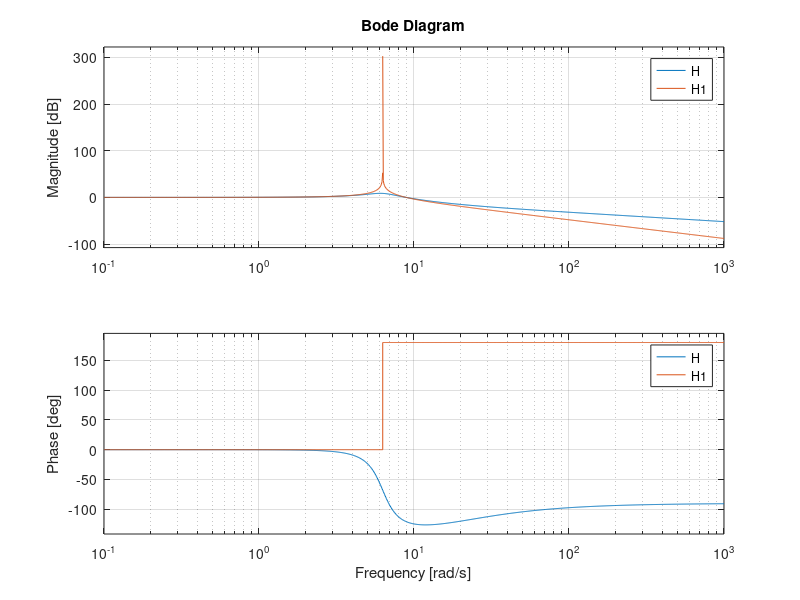
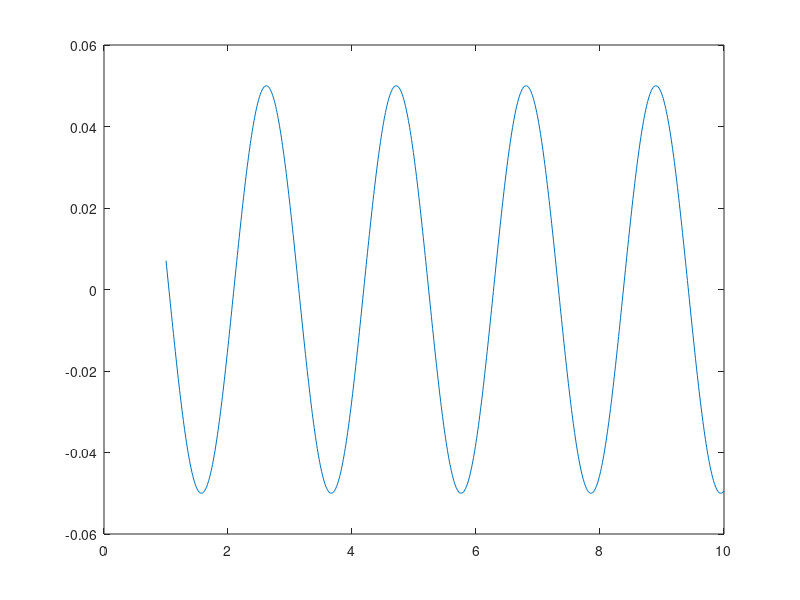
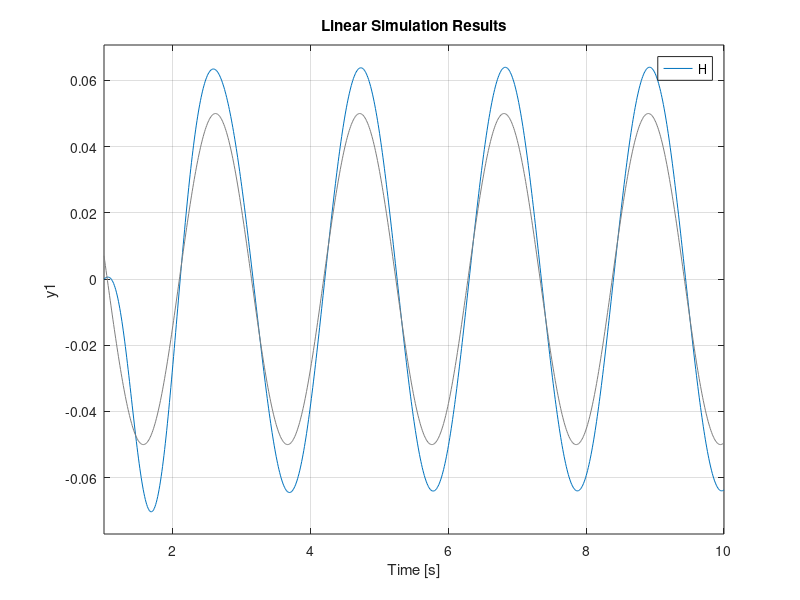
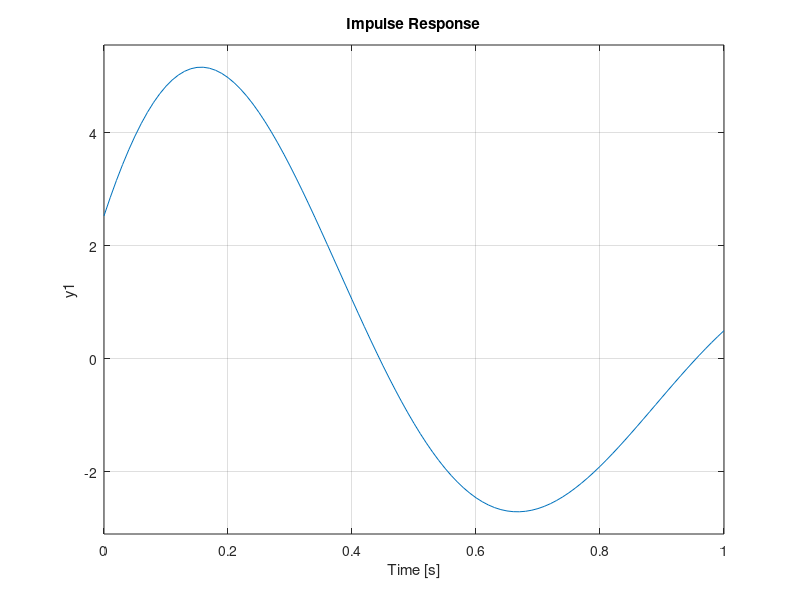

Reproduce these figures in MATLAB, in order.
%%TASK 1.1
m_p = 0.16; %kg
c_p = 0.4; %Ns/m
k_p = 6.32; %N/m
c_p1 = 0;

w_n = sqrt(k_p/m_p);
zeta= c_p/2*sqrt(k_p*m_p);
zeta1 = c_p1/2*sqrt(k_p*m_p);
%%TASK 1.3
H = tf([0,2*zeta*w_n,w_n^2],[1,2*zeta*w_n,w_n^2]);
H1 = tf([0,2*zeta1*w_n,w_n^2],[1,2*zeta1*w_n,w_n^2]);
% fr= 0:0.01:100;
% [mag,phase,wout] = bode(H1,fr);
bode(H,H1);


%% task 1.3

t = 1:0.01:10;
excitation_sin = 0.05*sin(3*t);

figure()
plot(t,excitation_sin)

figure()
lsim(H,excitation_sin,t) % sine excitation

figure()
impulse(H,1) % impulse excitation

figure()



clear zeta

c_p = 5;
zeta= c_p/2*sqrt(k_p*m_p);
